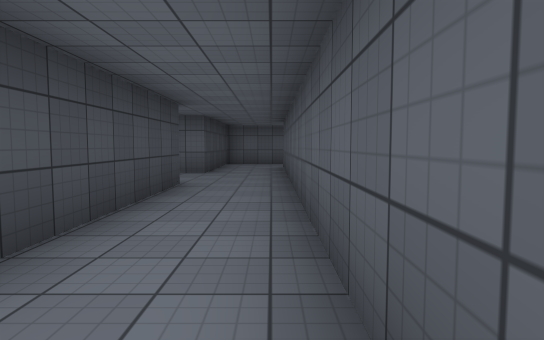
[1] (above)

18 first-person views from a walk through a scene from a Unity 3-D project. The camera is 1.3 m above the floor, tilts 4° down and sees 75° across. The floor is counted in squares, 2 m on a side. Each view is taken from the middle of a square. On the plan, view 1 faces up. The plan holds only what a view shows up to about 10 squares ahead; the rest is blank. The place goes on beyond the plan. The player character is not drawn. Surface patterns are stand-ins for the level's own textures.

[2]
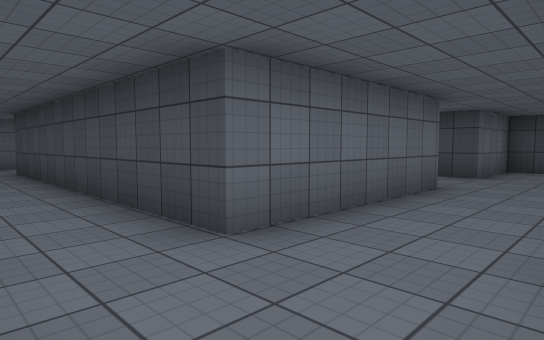

[3]
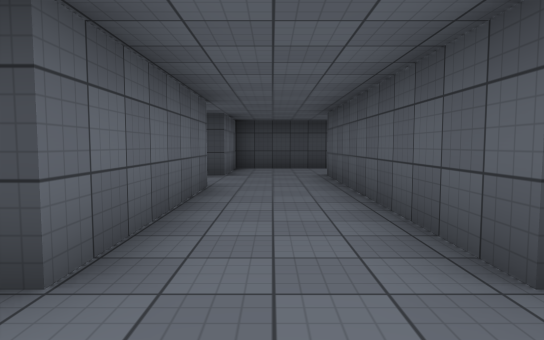

[4]
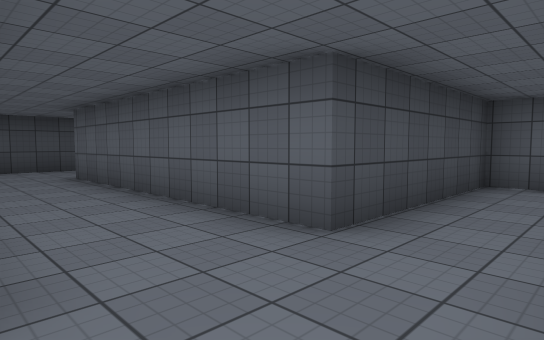

[5]
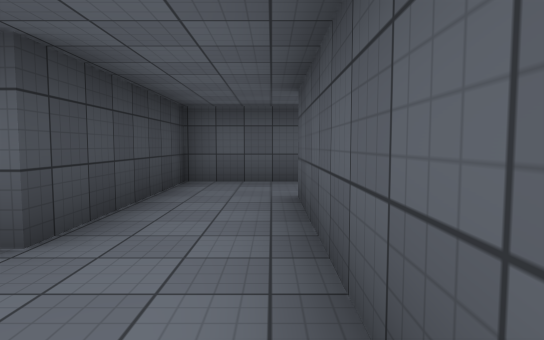

[6]
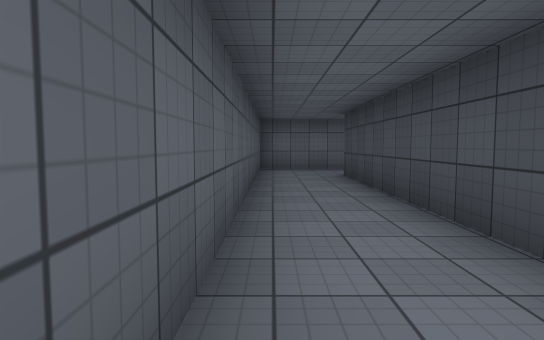

[7]
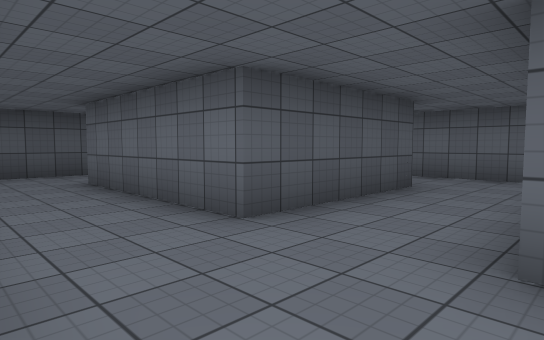

[8]
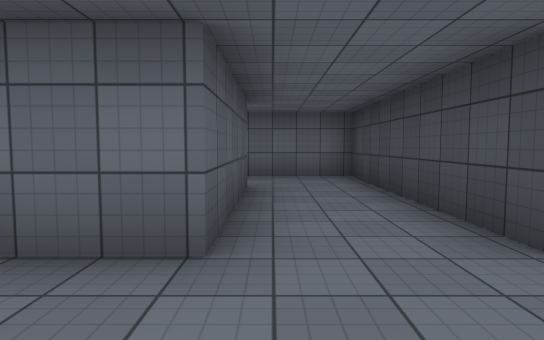

[9]
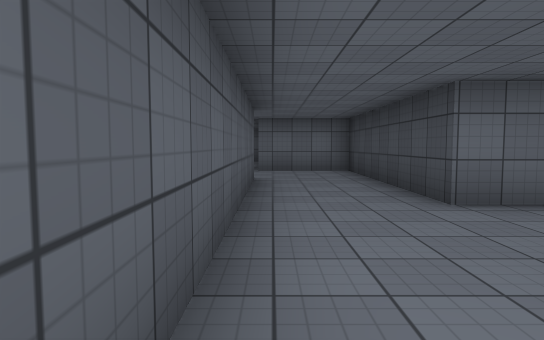

[10]
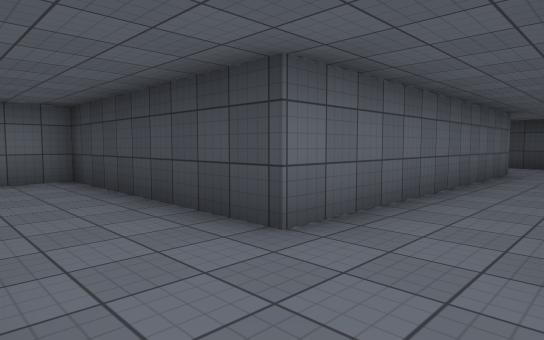

[11]
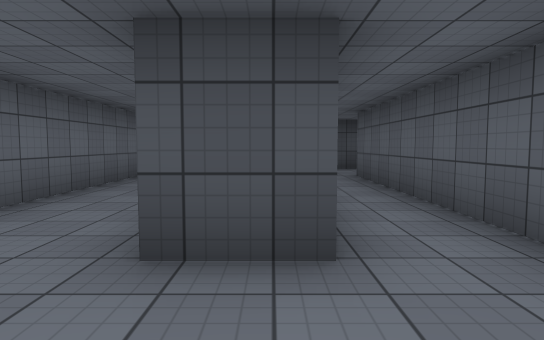

[12]
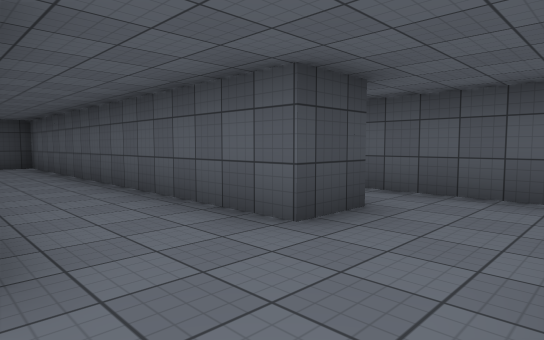

[13]
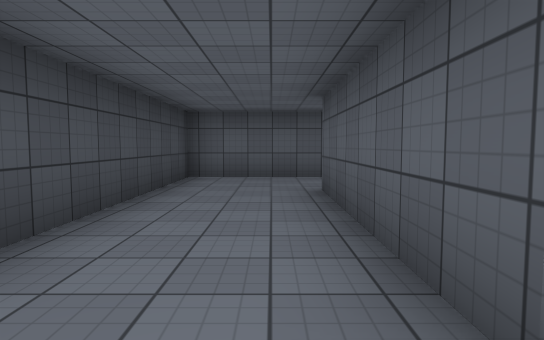

[14]
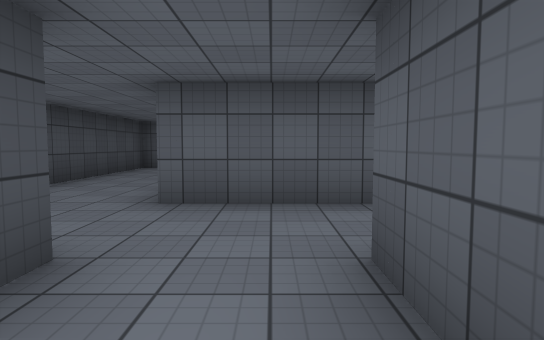

[15]
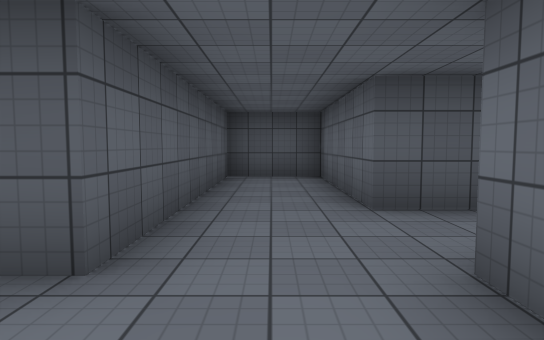

[16]
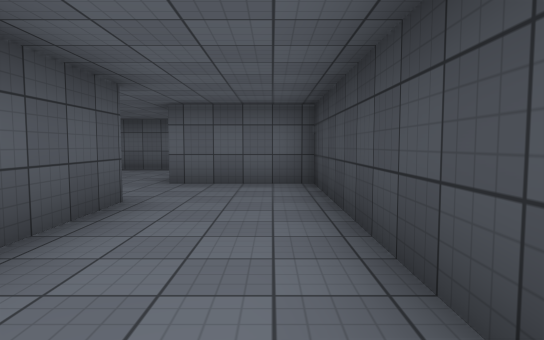

[17]
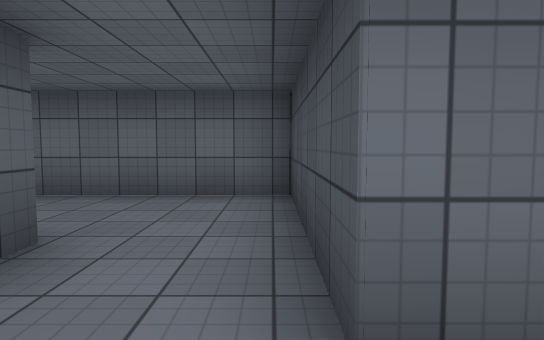

[18]
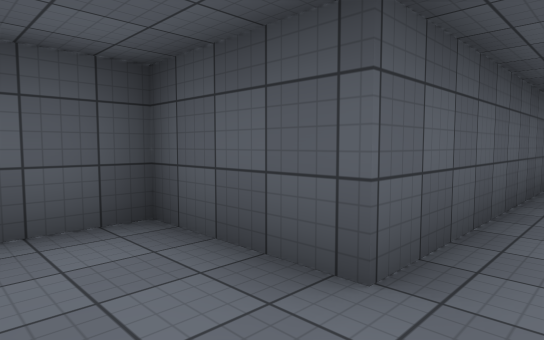

### Floor plan
Ten units are one square. View 1 is at (0, 0); x grows to the right and y downward. Boxes are objects, and circles mark ways between rooms. Rooms are numbered by the first view taken in them; rooms with no view inside come last. Other rooms are left out.
<svg viewBox="-202 -184 211 226">
<path fill="none" stroke="#000" d="M-77 -85 -77 -146M-56 -24 -56 -60 -16 -60 -16 18M-16 -106 -16 -82 -78 -82M-100 -144 -100 -133 -197 -133 -197 -50 -172 -50 -172 -36M-154 -36 -154 -50 -116 -50 -116 -69 -173 -69 -173 -112 -100 -112 -100 -60 -77 -60 -77 -6 -48 -6M-20 37 4 37M3 32 3 -105M-176 -164 -176 -158M-85 -158 -154 -158 -154 -179 -168 -179M-172 -36 -172 -14 -156 -14"/>
<circle cx="-85" cy="-140" r="3" fill="#2a7"/>
<circle cx="-165" cy="-45" r="3" fill="#2a7"/>
<text x="-80" y="-70">1</text>
<text x="-140" y="-150">2</text>
<text x="-160" y="-30">3</text>
</svg>
Room 1 opens to room 2. Room 1 opens to room 3.

Where each view was taken, in squares from view 1:
view 1: 0 up, 0 right, facing up
view 2: 8 up, 0 right, facing down-left
view 3: 7 up, 0 right, facing left
view 4: 6 up, 0 right, facing up-left
view 5: 6 up, 0 right, facing up
view 6: 6 up, 0 right, facing down
view 7: 8 up, 8 left, facing down-right
view 8: 8 up, 6 left, facing down
view 9: 15 up, 8 left, facing down
view 10: 13 up, 8 left, facing down-left
view 11: 14 up, 8 left, facing left
view 12: 11 up, 8 left, facing up-left
view 13: 6 up, 18 left, facing up
view 14: 3 up, 16 left, facing up
view 15: 6 up, 19 left, facing right
view 16: 11 up, 19 left, facing down
view 17: 6 up, 17 left, facing down
view 18: 15 up, 17 left, facing up-right
